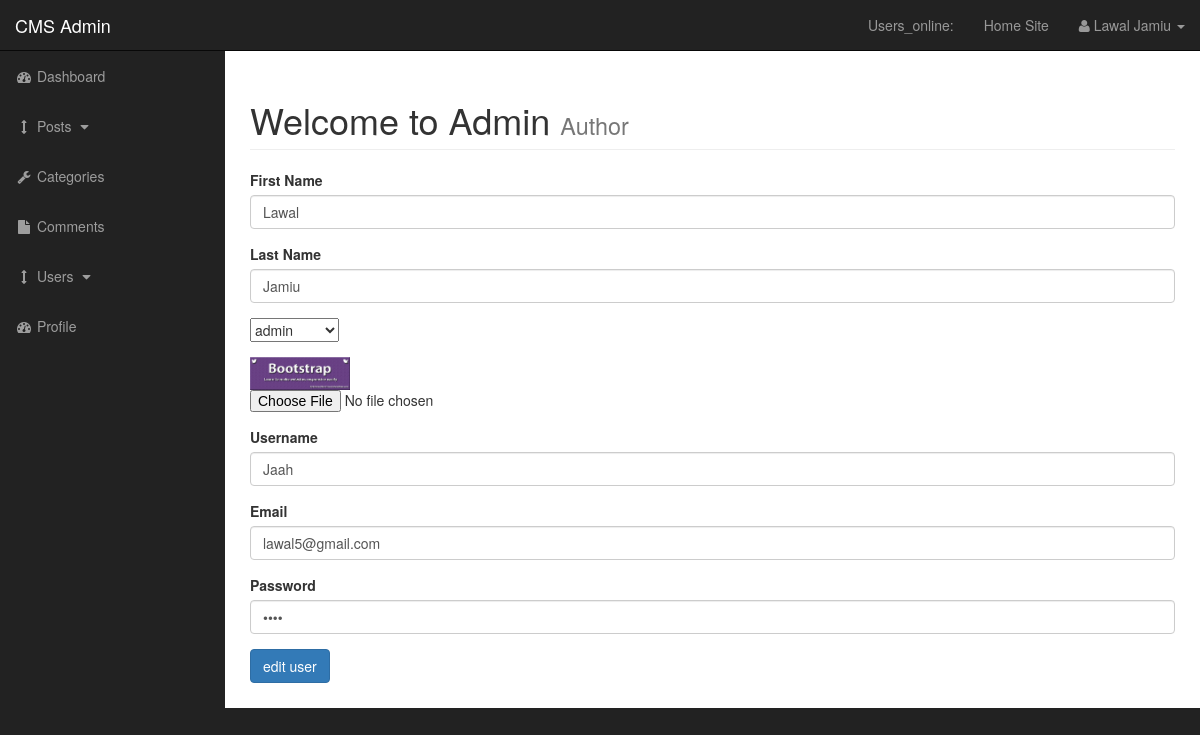
/admin/user.php?source=edit_user&edit_user=1 (signed in), run on the app's committed database.
### tables this page shows
CREATE TABLE `users` (
  `user_id` int(3) NOT NULL,
  `username` varchar(255) NOT NULL,
  `user_password` varchar(255) NOT NULL,
  `user_firstname` varchar(255) NOT NULL,
  `user_lastname` varchar(255) NOT NULL,
  `user_email` varchar(255) NOT NULL,
  `user_image` text NOT NULL,
  `user_role` varchar(255) NOT NULL,
  `randSalt` varchar(255) NOT NULL DEFAULT '$2y$10$iusesomecrazystrings22',
  `user_date` date NOT NULL
);

### admin/includes/edit_user.php (the view, shortened to what this page needs)
<?php
if(isset($_GET['edit_user'])){
    $edit_user_id = $_GET['edit_user'];
}
$query="SELECT * FROM users where user_id = '$edit_user_id'";
$select_user_by_id= mysqli_query($connection,$query);
while($row= mysqli_fetch_assoc($select_user_by_id)){
        $username  = $row['username'];
        $user_password = $row['user_password'];
        $user_firstname = $row['user_firstname'];
        $user_lastname = $row['user_lastname'];
        $user_email = $row['user_email'];
        $user_image = $row['user_image'];
        $user_role = $row['user_role'];
}
?>
<form action="" method="post" enctype="multipart/form-data">
    <div class="form-group">
            <label for="firstname">First Name</label>
            <input type="text" class="form-control" value="<?php echo $user_firstname ?>" name="user_firstname">
    </div>
    <div class="form-group">
            <label for="user_lastname">Last Name</label>
            <input type="text" class="form-control" value="<?php echo $user_lastname ?>" name="user_lastname">
    </div>
    <div class="form-group">
           <select name="user_role" id="" >
           <option value="<?php echo $user_role ?>"><?php echo $user_role ?></option>
           </select>
    </div>
    <div class="form-group">
            <img src="../images/<?php echo $user_image ?>" alt="" width="100">
            <input type="file"  name="user_image">
    </div>
    <div class="form-group">
            <label for="post_tags">Username</label>
            <input type="text" value="<?php echo $username ?>" class="form-control" name="username">
    </div>
    <div class="form-group">
            <label for="post_tags">Email</label>
            <input type="text" class="form-control" value="<?php echo $user_email ?>" name="user_email">
    </div>
    <div class="form-group">
            <label for="post_tags">Password</label>
            <input type="password" class="form-control" value="<?php echo $user_password ?>" name="user_password">
    </div>
    <div class="form-group">
             <input  class="btn btn-primary" type="submit"  name="edit_user" value="edit user">
    </div>
</form>

### admin/css/sb-admin.css (style rules this page uses)
body { margin-top: 100px; background-color: #222; }
@media (min-width:768px) { body { margin-top: 50px; } }

### data on the page
users: user_firstname "Lawal", user_lastname "Jamiu", user_role "admin", user_image (picture), username "Jaah", user_email "lawal5@gmail.com"

### other printed values
$_SESSION['firstname'] "Lawal"
$_SESSION['lastname'] "Jamiu"
